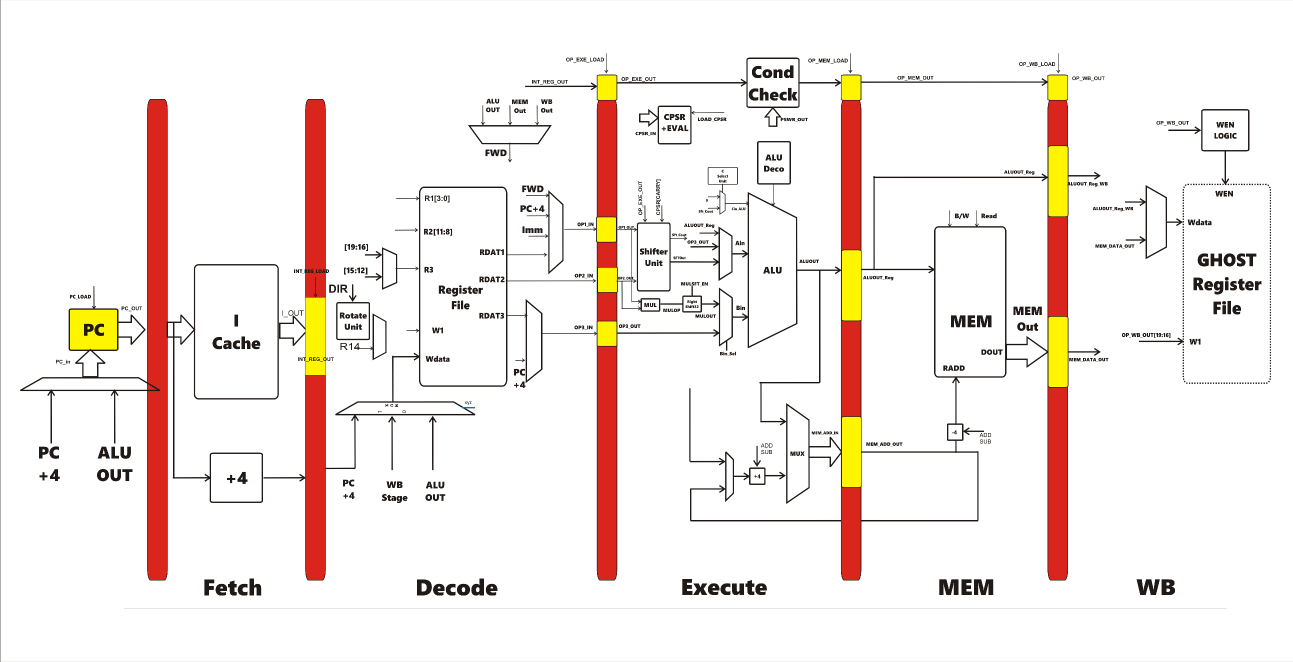
#> input picture python dump/ARM.png, 2586 x 1323 px (shown at 1/2 size)
$ python image_tutorial-10.py
#> lines starting #> are read from the running program, lines starting #| are printed output that depends on the picture
import matplotlib.pyplot as plt
import matplotlib.image as mpimg
import numpy as np
import Image
img = Image.open("ARM.png")  # opens the file using PIL - it's not an array yet
#> img is the input picture: PIL image 2586x1323 RGBA; mean R, G, B, A 245.3, 237.2, 233.5, 255
rsize = img.resize((img.size[0]/10,img.size[1]/10))  # resize the image
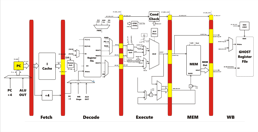
#> rsize: PIL image 258x132 RGBA; mean R, G, B, A 245, 236.8, 233, 255
rsizeArr = np.asarray(rsize)
lum_img = rsizeArr[:,:,0]
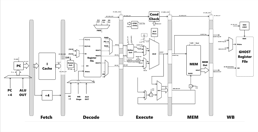
#> lum_img: shape (132, 258); min 26, max 255, mean 245
imgplot = plt.imshow(rsizeArr)
imgplot.set_interpolation('bicubic')
